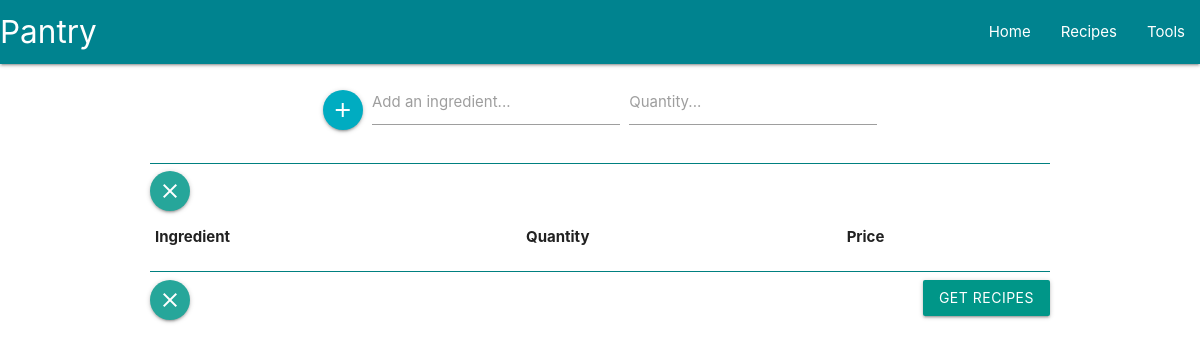
The page /ingredients/ on the database as committed earlier.
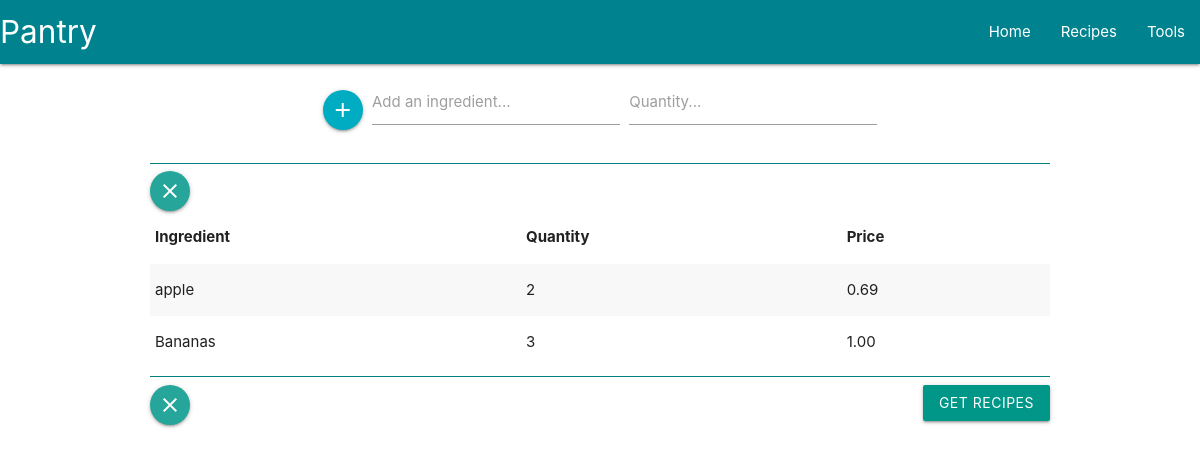
The same page on the database as committed later.
### pantryapp/models.py (models this page shows)
class Ingredient(models.Model):
    user = models.ForeignKey(User, on_delete=models.CASCADE)
    name = models.CharField(max_length=200)
    quantity = models.IntegerField(default=0)
    price = models.DecimalField(max_digits=10, decimal_places=2, default=0)
    def __str__(self):
        return self.name

### pantryapp/views.py (the view)
# urls.py: path('ingredients/', views.ingredients, name='ingredients'),
def ingredients(request):
    ingredients = Ingredient.objects.all()
    quantity = Ingredient.objects.all()
    price = Ingredient.objects.all()
    print(ingredients)
    context = {
        'ingredients': ingredients,
        'quantity': quantity,
        'price': price,
    }
    return render(request, 'pantryapp/ingredients.html', context)

### pantryapp/templates/pantryapp/ingredients.html (shortened to what this page needs)
{% extends 'pantryapp/base.html' %}
{% block content %}
<div id="main">
    <div id="input_div">
    <form action="{% url 'pantryapp:save_ingredient' %}" method="post">
        <button id="add_ingredient" class="btn-floating cyan darken-1" type="submit"> <i class="material-icons">add</i>
        </button>
        <div class="input-field inline">
            <input type="text" name="ingredient_name" id="ingredient_name" required />
            <label for="ingredient_name">Add an ingredient...</label>
        </div>
        <div class="input-field inline">
            <input type="number" name="ingredient_name" id="ingredient_name" required />
            <label for="ingredient_name">Quantity...</label>
        </div>
    </form>
    </div>
    <hr>
    <div id="clear_button">
    <button id="clear_ingredients" class='btn-floating tooltipped" data-position="bottom" data-tooltip="I am a tooltip"'><i class="material-icons">clear</i></button>
    </div>
    <table class=striped>
        <thead>
            <tr>
                <th>Ingredient</th>
                <th>Quantity</th>
                <th> Price</th>
            </tr>
        </thead>
        <tbody>
            {% for ingredient in ingredients %}
            <tr>
                <td>{{ingredient.name}}</td>
                <td>{{ingredient.quantity}}</td>
                <td>{{ingredient.price}}</td>
            </tr>
            {% endfor %}
        </tbody>
    </table>
    <hr>
    <div id="button_div">
        <button id="clear_ingredients" class='btn-floating tooltipped" data-position="bottom" data-tooltip="I am a tooltip"'><i class="material-icons">clear</i></button>
        <button id="get_recipes" class='btn teal'>Get Recipes</button>
    </div>
</div>
{% endblock %}

Rows that differ between the two databases and show on the page:
added Ingredient: name "apple", quantity "2", price "0.69"
added Ingredient: name "Bananas", quantity "3", price "1.00"
